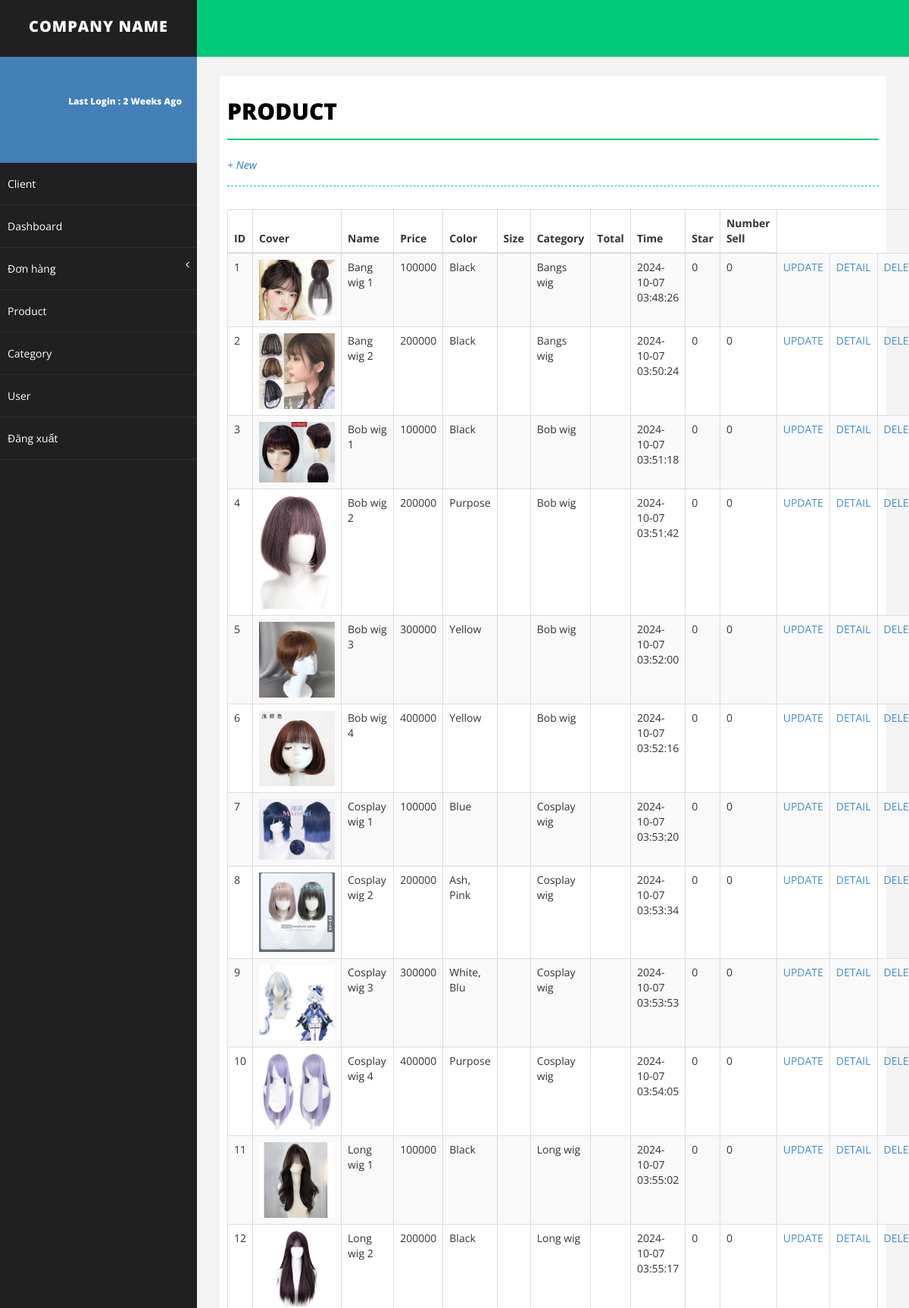
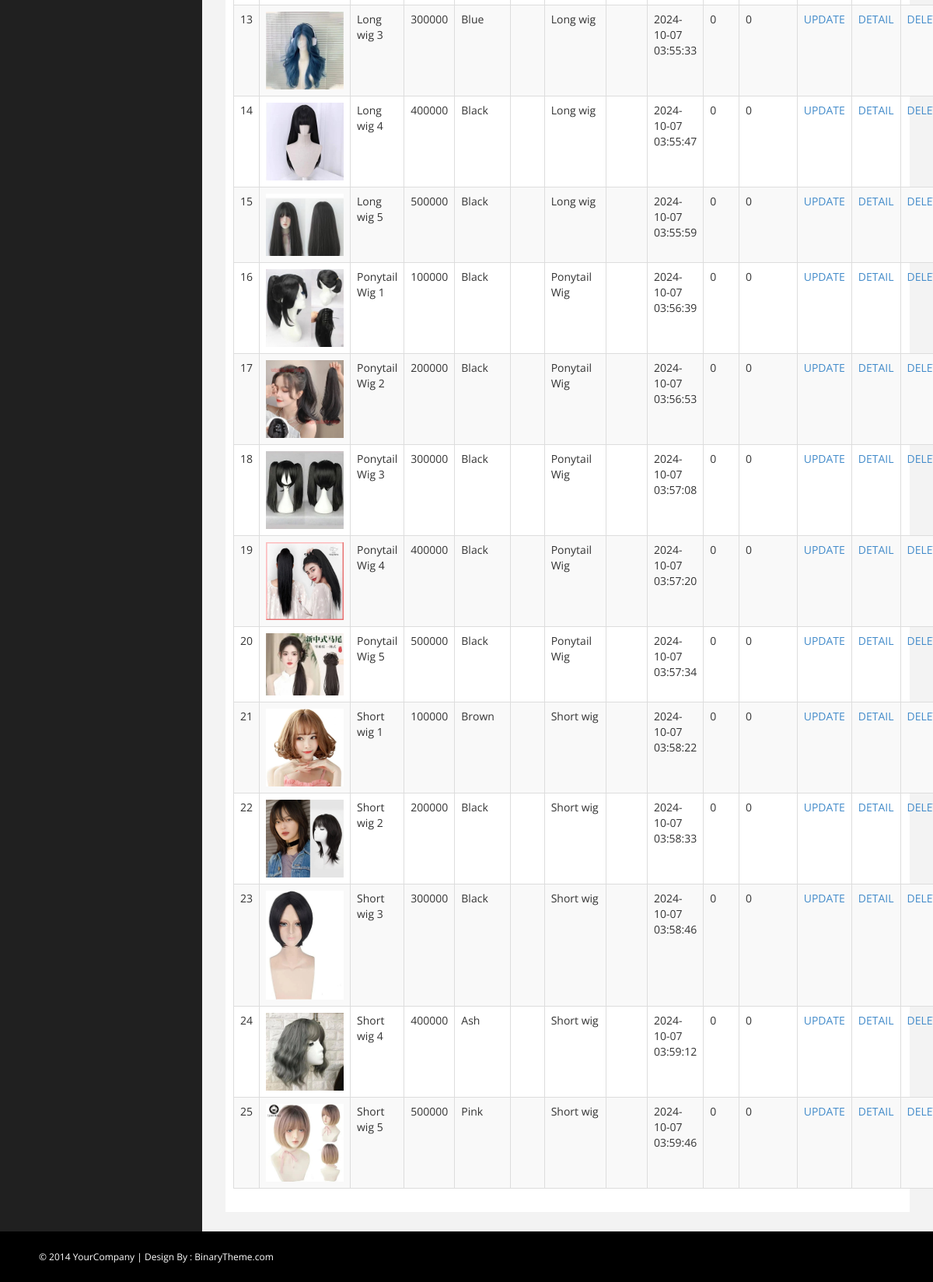
The page /bs-advance-admin/advance-admin/product.php on the database its author committed (2 pictures, top to bottom).
### tables this page shows
CREATE TABLE `product` (
  `id` int(11) NOT NULL,
  `name` varchar(50) NOT NULL,
  `image` text NOT NULL,
  `color` varchar(10) NOT NULL,
  `price` float NOT NULL,
  `category` varchar(20) NOT NULL,
  `date` datetime NOT NULL,
  `infomation` text NOT NULL,
  `star` float NOT NULL,
  `number_sell` int(11) NOT NULL
);

### bs-advance-admin/advance-admin/control.php (called while the page is built, shortened)
<?php
include('connect.php');
class dataadmin
{
    function se_product()
    {
        global $conn;
        $sql = "SELECT * FROM product";
        $run = mysqli_query($conn, $sql);
        return $run;
    }
}
?>

### bs-advance-admin/advance-admin/product.php (the view, shortened to what this page needs)
<!DOCTYPE html>
<html xmlns="http://www.w3.org/1999/xhtml">
<head>
    <link rel="stylesheet" href="assets/css/style.css">
    <link href="assets/css/bootstrap.css" rel="stylesheet" />
    <link href="assets/css/font-awesome.css" rel="stylesheet" />
    <link href="assets/css/basic.css" rel="stylesheet" />
    <link href="assets/css/custom.css" rel="stylesheet" />
</head>
<body>
    <?php
    include('control.php');
    ?>
    <div id="wrapper">
        <nav class="navbar navbar-default navbar-cls-top " role="navigation" style="margin-bottom: 0">
            <div class="navbar-header">
                <a class="navbar-brand" href="index.html">COMPANY NAME</a>
            </div>
        </nav>
        <?php include('menu.php') ?>
        <div id="page-wrapper">
            <div id="page-inner">
                <div class="row">
                    <div class="col-md-12">
                        <h1 class="page-head-line">PRODUCT</h1>
                        <h1 class="page-subhead-line">
                            <a href="add-product.php">+ New</a>
                        </h1>
                    </div>
                </div>
                <div class="row">
                    <div class="col-md-12">
                        <div class="table-responsive">
                            <table class="table table-striped table-bordered table-hover">
                                <thead>
                                    <tr>
                                        <th>ID</th>
                                        <th>Cover</th>
                                        <th>Name</th>
                                        <th>Price</th>
                                        <th>Color</th>
                                        <th>Size</th>
                                        <th>Category</th>
                                        <th>Total</th>
                                        <th>Time</th>
                                        <th>Star</th>
                                        <th>Number Sell</th>
                                    </tr>
                                </thead>
                                <tbody>
                                    <?php
                                    $seProduct = $getdata->se_product();
                                    foreach ($seProduct as $product) {
                                        ?>
                                        <tr>
                                            <td><?php echo $product['id'] ?></td>
                                            <td><img class="cover-art-list" src="img/<?php echo $product['image'] ?>"
                                                    alt="">
                                            </td>
                                            <td><?php echo $product['name'] ?></td>
                                            <td><?php echo $product['price'] ?></td>
                                            <td><?php echo $product['color'] ?></td>
                                            <td><?php echo $product['size'] ?></td>
                                            <td><?php echo $product['category'] ?></td>
                                            <td><?php echo $product['number'] ?></td>
                                            <td><?php echo $product['date'] ?></td>
                                            <td><?php echo $product['star'] ?></td>
                                            <td><?php echo $product['number_sell'] ?></td>
                                            <td><a href="edt-product.php?idProduct=<?php echo $product['id'] ?>">UPDATE</a>
                                            </td>
                                            <td><a
                                                    href="detail-product.php?idProduct=<?php echo $product['id'] ?>">DETAIL</a>
                                            </td>
                                            <td><a href="del-product.php?idProduct=<?php echo $product['id'] ?>">DELETE</a>
                                            </td>
                                        </tr>
                                    <?php } ?>
                                </tbody>
                            </table>
                        </div>
                    </div>
                </div>
            </div>
        </div>
    </div>
    <div id="footer-sec">
        &copy; 2014 YourCompany | Design By : <a href="http://www.binarytheme.com/" target="_blank">BinaryTheme.com</a>
    </div>
</body>
</html>

### bs-advance-admin/advance-admin/assets/css/style.css (style rules this page uses)
.cover-art-list { max-width: 100px; max-height: 150px; min-height: 50px; }

### bs-advance-admin/advance-admin/assets/css/basic.css (style rules this page uses)
body { font-family: 'Open Sans', sans-serif; line-height:25px; }
#wrapper { width: 100%; background: #202020; }
#page-wrapper { padding: 15px 15px; min-height: 600px; background: #F3F3F3; }
#page-inner { width: 100%; margin: 10px 20px 10px 0px; background-color: #fff!important; padding: 10px; min-height: 1200px; }
.page-head-line { font-size: 30px; text-transform: uppercase; color: #000; font-weight: 800; padding-bottom: 20px; border-bottom: 2px solid #00CA79; margin-bottom: 10px; }
.page-subhead-line { font-size: 14px; padding-top: 5px; padding-bottom: 20px; font-style:italic; margin-bottom:30px; border-bottom:1px dashed #00CA79; }
.navbar-cls-top .navbar-brand { color: #fff; background: #202020; width: 260px; text-align: center; height: 75px; font-size: 20px; letter-spacing: 1px; font-weight: 900; padding-top: 25px; text-transform:uppercase; }
.navbar-cls-top { background: #00CA79; border-bottom: none; }
.navbar-default { border: 0px solid black; }
.navbar-header { background: #000000; }
#footer-sec { background-color:#000; padding:20px 50px; color:#fff; font-size:12px; }
#footer-sec a { color:#fff; }
@media (min-width:768px) { #page-wrapper { margin: 0 0 0 260px; padding: 15px 30px; min-height: 1200px; } }
@media (min-width:768px) { .navbar { border-radius: 0px; } }

### rows shown on the page
product: id "1", image (picture), name "Bang wig 1", price "100000", color "Black", category "Bangs wig", date "2024-10-07 03:48:26", star "0", number_sell "0"
product: id "2", image (picture), name "Bang wig 2", price "200000", color "Black", category "Bangs wig", date "2024-10-07 03:50:24", star "0", number_sell "0"
product: id "3", image (picture), name "Bob wig 1", price "100000", color "Black", category "Bob wig", date "2024-10-07 03:51:18", star "0", number_sell "0"
product: id "4", image (picture), name "Bob wig 2", price "200000", color "Purpose", category "Bob wig", date "2024-10-07 03:51:42", star "0", number_sell "0"
product: id "5", image (picture), name "Bob wig 3", price "300000", color "Yellow", category "Bob wig", date "2024-10-07 03:52:00", star "0", number_sell "0"
product: id "6", image (picture), name "Bob wig 4", price "400000", color "Yellow", category "Bob wig", date "2024-10-07 03:52:16", star "0", number_sell "0"
product: id "7", image (picture), name "Cosplay wig 1", price "100000", color "Blue", category "Cosplay wig", date "2024-10-07 03:53:20", star "0", number_sell "0"
product: id "8", image (picture), name "Cosplay wig 2", price "200000", color "Ash, Pink", category "Cosplay wig", date "2024-10-07 03:53:34", star "0", number_sell "0"
product: id "9", image (picture), name "Cosplay wig 3", price "300000", color "White, Blu", category "Cosplay wig", date "2024-10-07 03:53:53", star "0", number_sell "0"
product: id "10", image (picture), name "Cosplay wig 4", price "400000", color "Purpose", category "Cosplay wig", date "2024-10-07 03:54:05", star "0", number_sell "0"
product: id "11", image (picture), name "Long wig 1", price "100000", color "Black", category "Long wig", date "2024-10-07 03:55:02", star "0", number_sell "0"
product: id "12", image (picture), name "Long wig 2", price "200000", color "Black", category "Long wig", date "2024-10-07 03:55:17", star "0", number_sell "0"
product: id "13", image (picture), name "Long wig 3", price "300000", color "Blue", category "Long wig", date "2024-10-07 03:55:33", star "0", number_sell "0"
product: id "14", image (picture), name "Long wig 4", price "400000", color "Black", category "Long wig", date "2024-10-07 03:55:47", star "0", number_sell "0"
product: id "15", image (picture), name "Long wig 5", price "500000", color "Black", category "Long wig", date "2024-10-07 03:55:59", star "0", number_sell "0"
product: id "16", image (picture), name "Ponytail Wig 1", price "100000", color "Black", category "Ponytail Wig", date "2024-10-07 03:56:39", star "0", number_sell "0"
product: id "17", image (picture), name "Ponytail Wig 2", price "200000", color "Black", category "Ponytail Wig", date "2024-10-07 03:56:53", star "0", number_sell "0"
product: id "18", image (picture), name "Ponytail Wig 3", price "300000", color "Black", category "Ponytail Wig", date "2024-10-07 03:57:08", star "0", number_sell "0"
product: id "19", image (picture), name "Ponytail Wig 4", price "400000", color "Black", category "Ponytail Wig", date "2024-10-07 03:57:20", star "0", number_sell "0"
product: id "20", image (picture), name "Ponytail Wig 5", price "500000", color "Black", category "Ponytail Wig", date "2024-10-07 03:57:34", star "0", number_sell "0"
product: id "21", image (picture), name "Short wig 1", price "100000", color "Brown", category "Short wig", date "2024-10-07 03:58:22", star "0", number_sell "0"
product: id "22", image (picture), name "Short wig 2", price "200000", color "Black", category "Short wig", date "2024-10-07 03:58:33", star "0", number_sell "0"
product: id "23", image (picture), name "Short wig 3", price "300000", color "Black", category "Short wig", date "2024-10-07 03:58:46", star "0", number_sell "0"
product: id "24", image (picture), name "Short wig 4", price "400000", color "Ash", category "Short wig", date "2024-10-07 03:59:12", star "0", number_sell "0"
product: id "25", image (picture), name "Short wig 5", price "500000", color "Pink", category "Short wig", date "2024-10-07 03:59:46", star "0", number_sell "0"
